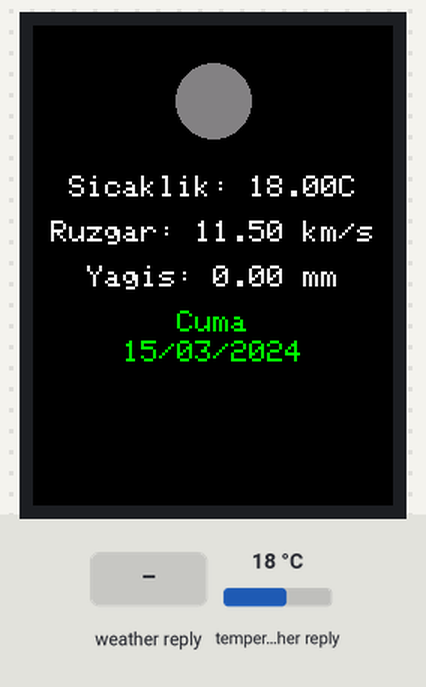
This sketch was run on a simulated ESP8266 (NodeMCU). Shown: 240×320 colour display. Inputs (shaded band) come from the test bench; at power-on: temperature in the weather reply 18 °C. WiFi joins after 1.5 s; servers stay silent unless stated; network time is answered at once with the bench clock; the local clock reads 2024-03-15 10:24:30 at power-on unless the sketch sets it; web services answer with replies made up by the test bench; what the sketch prints to the serial monitor is not drawn.

Above: at 5.7 s.
5.8 s: weather in the web reply set to Clear
At 20.6 s:
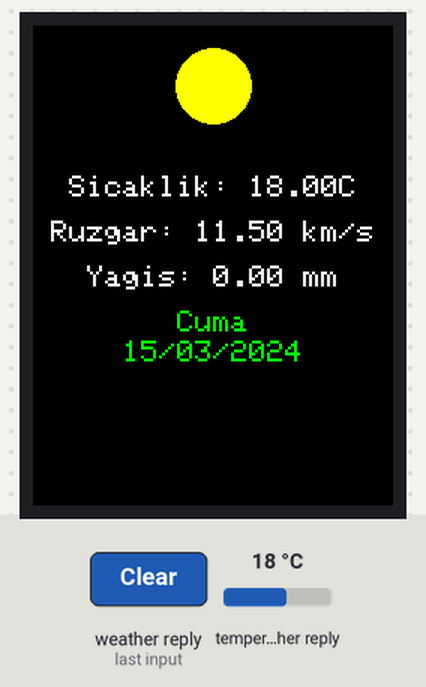
21.7 s: weather in the web reply set to Rain
At 36.7 s:
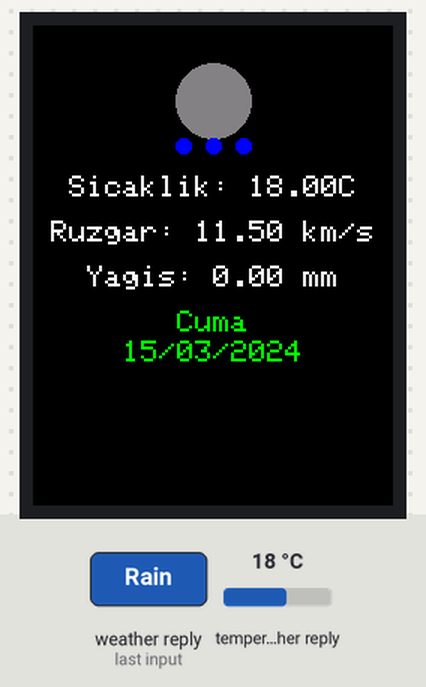
37.0 s: weather in the web reply set to Snow
At 52.1 s:
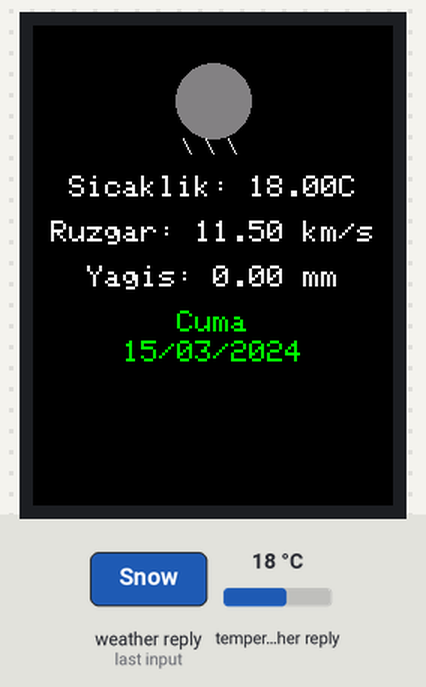
52.4 s: weather in the web reply set to Thunderstorm
At 67.2 s:
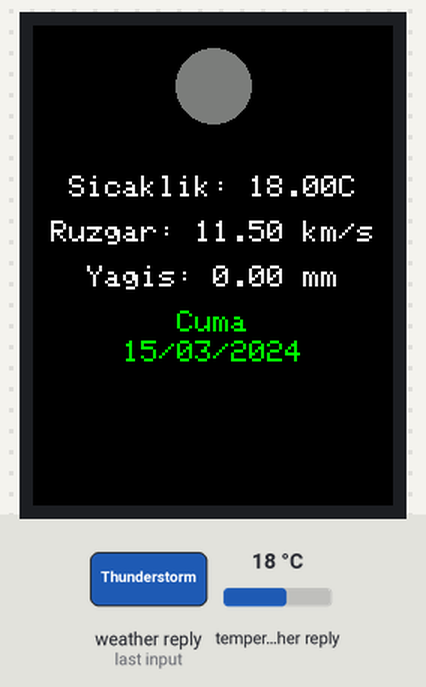
67.7 s: temperature in the weather reply set to -14 °C
At 82.3 s:
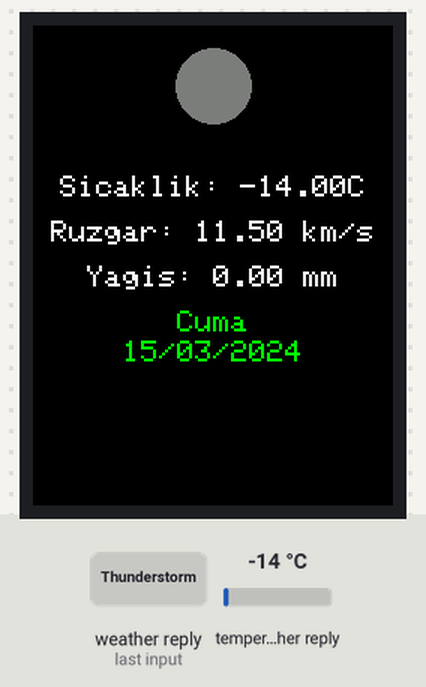
Timing chart, 0 to 83.8 s (numbered marks = the images above; inputs shaded):
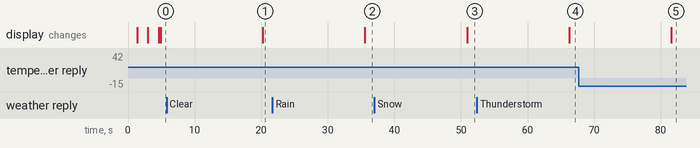

Measured:
- after the input at 5.8 s, the display: changes after 14.5 s (image 1)
- after the input at 21.7 s, the display: changes after 13.9 s (image 2)
- after the input at 37.0 s, the display: changes after 13.9 s (image 3)
- after the input at 52.4 s, the display: changes after 13.8 s (image 4)
- after the input at 67.7 s, the display: changes after 13.9 s (image 5)

The sketch:

tft_test_font.ino
```cpp
#include <TFT_eSPI.h>
#include <SPI.h>
#include <ESP8266WiFi.h>
#include <ESP8266HTTPClient.h>
#include <ArduinoJson.h>
#include <WiFiUdp.h>
#include <NTPClient.h>

TFT_eSPI tft = TFT_eSPI();

// WiFi bilgileri
const char* ssid = "TP-LINK_1AB4";
const char* password = "73182207";

// Open-Meteo API (Konya koordinatları, HTTP ile ve timezone sabit)
String weatherURL = "http://api.open-meteo.com/v1/forecast?latitude=37.87&longitude=32.48&current_weather=true&hourly=precipitation&timezone=Europe/Istanbul";

WiFiUDP ntpUDP;
NTPClient timeClient(ntpUDP, "pool.ntp.org", 10800, 60000); // GMT+3

String daysOfWeek[7] = {"Pazartesi", "Sali", "Carsamba", "Persembe", "Cuma", "Cumartesi", "Pazar"};

#define TFT_GREY 0x8410

// Türkçe karakter düzeltme
String fixTurkish(String text) {
  text.replace("ç", "c"); text.replace("Ç", "C");
  text.replace("ğ", "g"); text.replace("Ğ", "G");
  text.replace("ı", "i"); text.replace("İ", "I");
  text.replace("ö", "o"); text.replace("Ö", "O");
  text.replace("ş", "s"); text.replace("Ş", "S");
  text.replace("ü", "u"); text.replace("Ü", "U");
  return text;
}

// Ekranda ortalı yazı
void drawTextCenter(int16_t y, String text, uint16_t color, int textSize = 2) {
  text = fixTurkish(text);
  tft.setTextColor(color, TFT_BLACK);
  tft.setTextSize(textSize);
  int16_t x = (tft.width() - tft.textWidth(text)) / 2;
  tft.drawString(text, x, y);
}

// Mesaj gösterme
void showMessage(String msg, uint16_t color = TFT_WHITE) {
  tft.fillScreen(TFT_BLACK);
  drawTextCenter(120, msg, color);
  Serial.println(msg);
}

// Hava durumu ikonu çizme
void drawWeatherIcon(int code) {
  int y = 40; // ikon biraz yukarı
  tft.fillRect(70, y-10, 100, 70, TFT_BLACK); // önce temizle
  switch (code) {
    case 0: tft.fillCircle(120, y, 25, TFT_YELLOW); break; // Gunesli
    case 1: case 2: // Parçali bulutlu
      tft.fillCircle(120, y, 25, TFT_YELLOW);
      tft.fillCircle(140, y + 10, 20, TFT_GREY);
      break;
    case 3: // Bulutlu
      tft.fillCircle(120, y + 10, 25, TFT_GREY);
      break;
    case 61: case 63: case 65: // Yagmurlu
      tft.fillCircle(120, y + 10, 25, TFT_GREY);
      for (int i = 0; i < 3; i++) tft.fillCircle(100 + i * 20, y + 40, 5, TFT_BLUE);
      break;
    case 71: case 73: case 75: // Karli
      tft.fillCircle(120, y + 10, 25, TFT_GREY);
      for (int i = 0; i < 3; i++) tft.drawLine(100 + i * 15, y + 35, 105 + i * 15, y + 45, TFT_WHITE);
      break;
    default:
      tft.fillCircle(120, y, 25, TFT_DARKGREY); break;
  }
}

void setup() {
  Serial.begin(115200);
  tft.init();
  tft.setRotation(0);
  tft.fillScreen(TFT_BLACK);
  showMessage("Sistemi Baslatiyor", TFT_CYAN);
  delay(1000);

  WiFi.begin(ssid, password);
  showMessage("WiFi Baglaniyor...", TFT_CYAN);

  unsigned long startAttempt = millis();
  while (WiFi.status() != WL_CONNECTED && millis() - startAttempt < 15000) {
    delay(500);
  }

  if (WiFi.status() == WL_CONNECTED) {
    showMessage("WiFi Bağlandı!", TFT_GREEN);
  } else {
    showMessage("WiFi Baglanamadi!", TFT_RED);
    return;
  }

  timeClient.begin();
  timeClient.update();
  delay(1500);
  showMessage("Veri Yukleniyor...", TFT_YELLOW);
}

void loop() {
  if (WiFi.status() != WL_CONNECTED) {
    showMessage("WiFi Koptu!", TFT_RED);
    delay(5000);
    return;
  }

  WiFiClient client;
  HTTPClient http;

  if (!http.begin(client, weatherURL)) {
    showMessage("HTTP Baslatma Hatasi!", TFT_RED);
    delay(5000);
    return;
  }

  int httpCode = http.GET();

  if (httpCode == 200) {
    String payload = http.getString();
    StaticJsonDocument<4096> doc;
    DeserializationError error = deserializeJson(doc, payload);

    if (!error) {
      float tempC = doc["current_weather"]["temperature"].as<float>();
      float wind = doc["current_weather"]["windspeed"].as<float>();
      int code = doc["current_weather"]["weathercode"].as<int>();
      float precipitation = doc["hourly"]["precipitation"][0].as<float>();

      timeClient.update();
      time_t rawTime = timeClient.getEpochTime();
      struct tm* ti = localtime(&rawTime);
      int dayIndex = ti->tm_wday - 1;
      if (dayIndex < 0) dayIndex = 6;

      char dateStr[20];
      sprintf(dateStr, "%02d/%02d/%04d", ti->tm_mday, ti->tm_mon + 1, ti->tm_year + 1900);

      tft.fillScreen(TFT_BLACK);
//      drawTextCenter(10, "Konya", TFT_CYAN, 2);

      drawWeatherIcon(code);

      drawTextCenter(100, "Sıcaklık: " + String(tempC) + "C", TFT_WHITE);
      drawTextCenter(130, "Rüzgar: " + String(wind) + " km/s", TFT_WHITE, 2);
      drawTextCenter(160, "Yağış: " + String(precipitation) + " mm", TFT_WHITE, 2);
      drawTextCenter(190, daysOfWeek[dayIndex], TFT_GREEN, 2);
      drawTextCenter(210, dateStr, TFT_GREEN, 2);
    } else {
      showMessage("JSON Cozumleme Hatasi!", TFT_RED);
      Serial.println(payload);
    }
  } else {
    showMessage( "SYSTEM:", TFT_CYAN);
    showMessage("HTTP Hata: " + String(httpCode), TFT_RED);
  }

  http.end();
  delay(15000);
}
```
